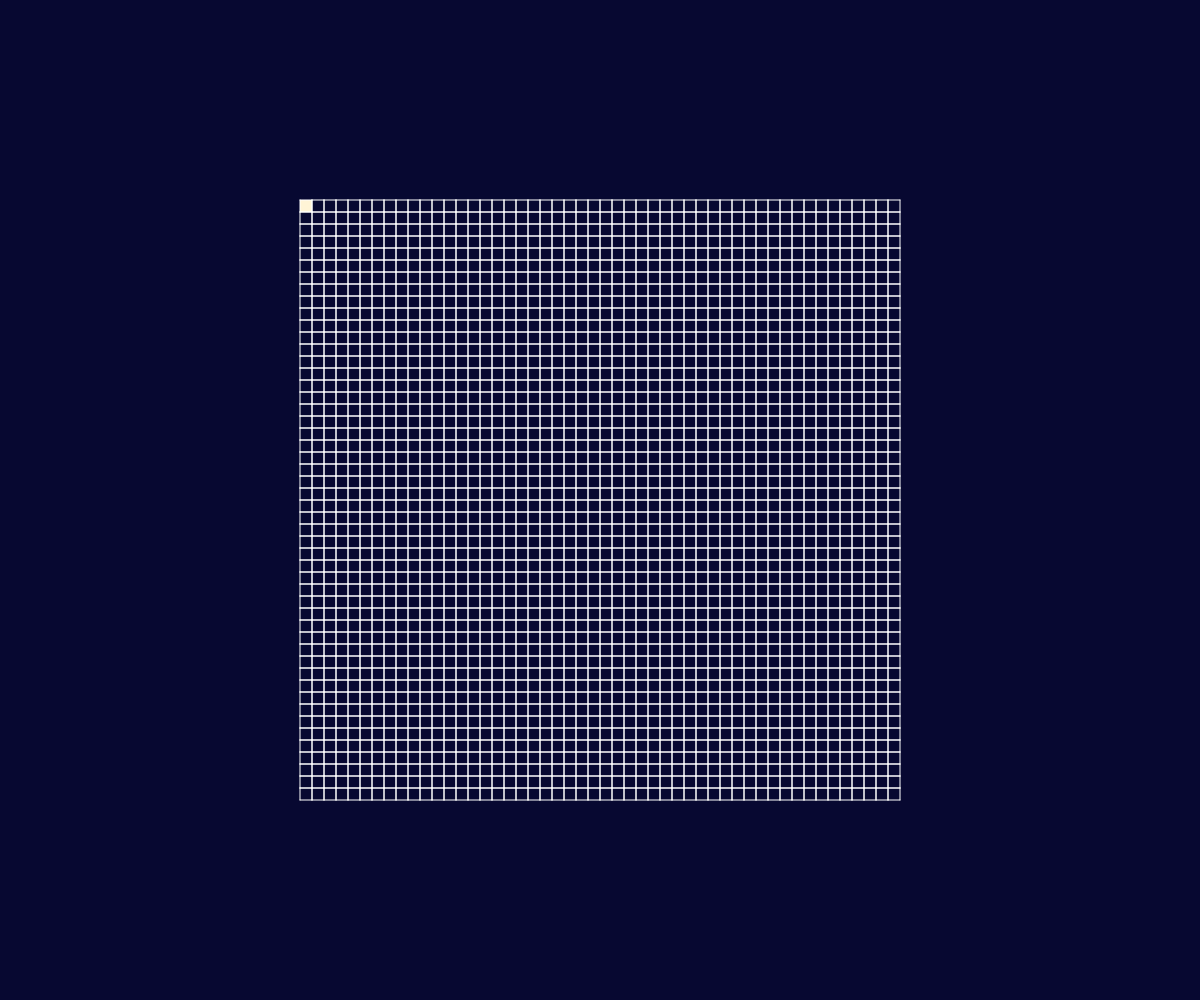
Frame 1 (no input)
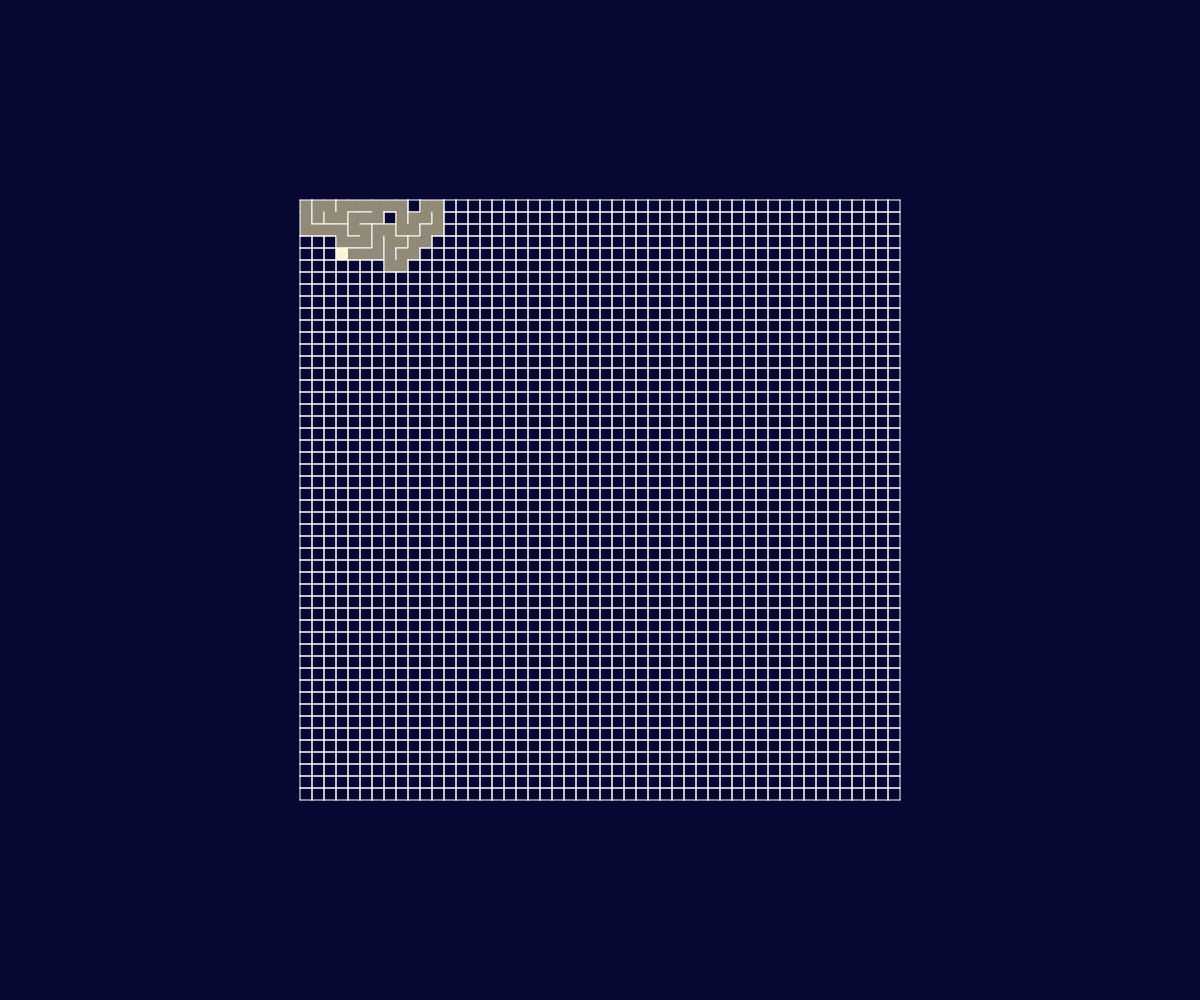
Frame 60 (no input)
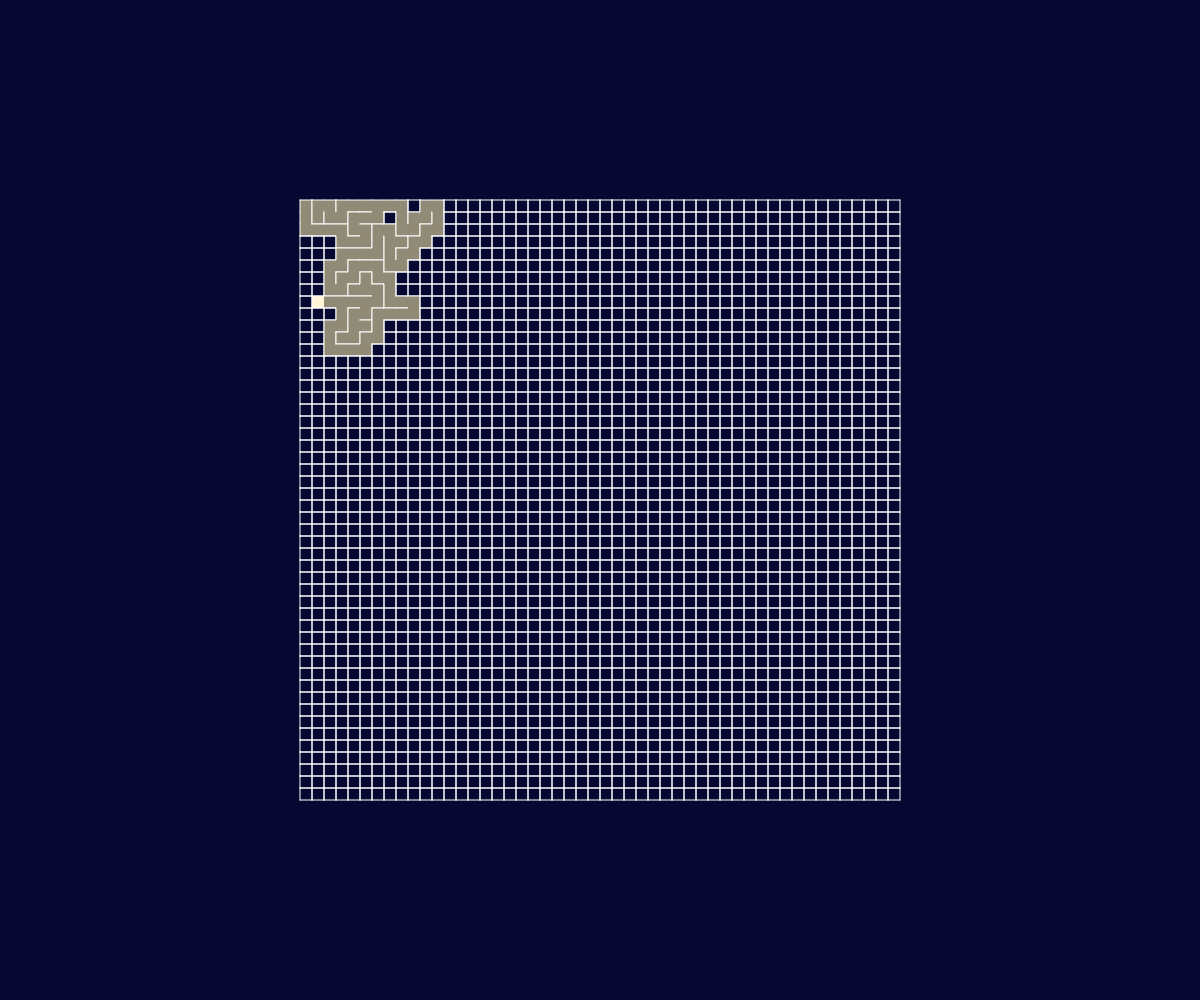
Frame 120 (the mouse pressed at the canvas centre since frame 60)

The p5.js sketch that drew these frames (run headless with seeded random() and noise() and a simulated clock; from frame 60 on, the mouse is pressed at the canvas centre):

// p5.js sketch
// ── sketch.js
/// <reference path="../node_modules/@types/p5/global.d.ts" />

const bgColor = "#070831";
const primaryColor = "#fff4d6";
const secondaryColor = "#908a76";

let grid = [];
let rows = 50;
let cols = 50;
let gridWidth = 600; // The width of the grid
let gridHeight = 600; // The height of the grid

let current;
let stack = [];

// Calculate the offsets to center the grid
let offsetX = 0;
let offsetY = 0;

function setup() {
  createCanvas(windowWidth, windowHeight); // Set canvas size to window size

  // Calculate the offsets to center the grid based on canvas size
  offsetX = (width - gridWidth) / 2;
  offsetY = (height - gridHeight) / 2;

  // Create the grid and cells
  for (let i = 0; i < rows; i++) {
    grid.push([]);
    for (let j = 0; j < cols; j++) {
      let cell = new Cell(
        i,
        j,
        i * (gridWidth / rows) + offsetX, // Shift cell's X position by offsetX
        j * (gridHeight / cols) + offsetY, // Shift cell's Y position by offsetY
        gridWidth / rows,
        gridHeight / cols
      );
      grid[i].push(cell);
    }
  }

  current = grid[0][0];
  for (let i = 0; i < rows; i++) {
    for (let j = 0; j < cols; j++) {
      grid[i][j].show();
    }
  }
}

function draw() {
  background(bgColor); // Clear the canvas each frame

  // Mark and unmark the current cell
  current && current.currentMark();
  current && current.mark();

  // Show the grid cells
  for (let i = 0; i < rows; i++) {
    for (let j = 0; j < cols; j++) {
      grid[i][j].show();
    }
  }

  if (!current) {
    noLoop();
    return;
  }

  // Unmark the current cell after processing
  current.currentUnMark();

  // Check neighbors of the current cell
  const neighbours = current.checkNeighbours();
  const randIndex = Math.floor(Math.random() * neighbours.length);
  let next;

  // If there are neighbors, push the current cell to the stack
  // and move to the next neighbor
  if (neighbours.length > 0) {
    stack.push(current);
    next = neighbours[randIndex];
  }
  // If no neighbors are available, pop a cell from the stack
  else if (stack.length > 0) {
    next = stack.pop();
  }

  // Remove the wall between the current and next cell
  if (next) {
    current.removeWall(next);
  } else {
    current.currentUnMark();
  }

  // Update the current cell
  current = next;
}

// ── cell.js
class Cell {
  constructor(i, j, x, y, w, h) {
    this.i = i;
    this.j = j;
    this.x = x;
    this.y = y;
    this.w = w;
    this.h = h;
    this.visited = false;
    this.on = false;
    this.walls = [true, true, true, true];
  }
  show() {
    if (this.visited) {
      fill("#908a76");
      noStroke();
      rect(this.x, this.y, this.w, this.h);
    }
    if (this.on) {
      fill("#fff4d6");
      noStroke();
      rect(this.x, this.y, this.w, this.h);
    }
    stroke(255);
    this.walls[0] && line(this.x, this.y, this.x + this.w, this.y);
    this.walls[1] && line(this.x, this.y, this.x, this.y + this.h);
    this.walls[2] &&
      line(this.x, this.y + this.h, this.x + this.w, this.y + this.h);
    this.walls[3] &&
      line(this.x + this.w, this.y, this.x + this.w, this.y + this.h);
  }
  mark() {
    this.visited = true;
  }
  currentMark() {
    this.on = true;
  }
  currentUnMark() {
    this.on = false;
  }
  checkNeighbours() {
    let n = [];
    let i = this.i;
    let j = this.j;
    if (i > 0 && !grid[i - 1][j].visited) n.push(grid[i - 1][j]);
    if (i < grid.length - 1 && !grid[i + 1][j].visited) n.push(grid[i + 1][j]);
    if (j > 0 && !grid[i][j - 1].visited) n.push(grid[i][j - 1]);
    if (j < grid[i].length - 1 && !grid[i][j + 1].visited)
      n.push(grid[i][j + 1]);
    return n;
  }
  removeWall(next) {
    if (!next) return;
    let ni = next.i;
    let nj = next.j;
    if (ni < this.i) {
      this.walls[1] = false;
      next.walls[3] = false;
    } else if (ni > this.i) {
      this.walls[3] = false;
      next.walls[1] = false;
    } else if (nj < this.j) {
      this.walls[0] = false;
      next.walls[2] = false;
    } else if (nj > this.j) {
      this.walls[2] = false;
      next.walls[0] = false;
    }
  }
}
